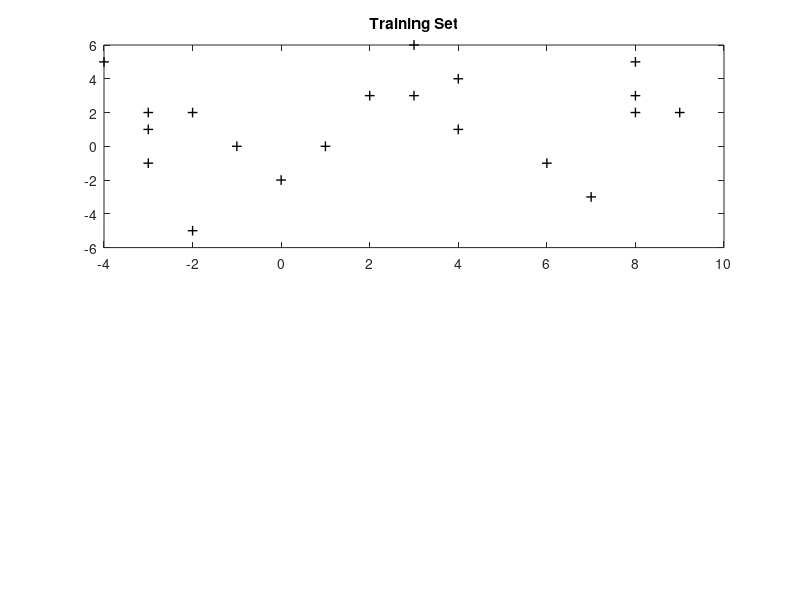

Recreate this plot in MATLAB. (Note: this script raises an error after producing the figure.)
%initialisation
clear; close all; clc;

X = [-2 2; 8 3; -1 0; 4 1; 9 2; -3 2; 8 2; -3 1; 1 0; 0 -2; 2 3; 8 5; -4 5; 6 -1; 3 3;7 -3; 3 6; -3 -1; 4 4; -2 -5]; %data set

%plotting the training set
fprintf('Plotting the data set\n');
subplot(2, 1, 1);
plot(X(:, 1), X(:, 2), 'k+','LineWidth', 1, 'MarkerSize', 7);
title('Training Set');

%training K-Means.
fprintf('Training K-Means for data set\n');
K = 2; % Number of centroids.

[centroids, closest_centroids_ids, it] = k_means_train_con(X, K);

%plotting clustered data.
fprintf('Plotting clustered data\n');
subplot(2, 1, 2);
for k=1:K
    % Plotting the cluster.
    cluster_x = X(closest_centroids_ids == k, :);
    plot(cluster_x(:, 1), cluster_x(:, 2), '+');
    hold on;

    % Plotting centroid.
    centroid = centroids(k, :);
    plot(centroid(:, 1), centroid(:, 2), 'ko', 'MarkerFaceColor', 'r', 'MarkerSize', 8);
    hold on;
end
title('Clustered Set');
it
hold off;
print -dpng 'Plot.png';